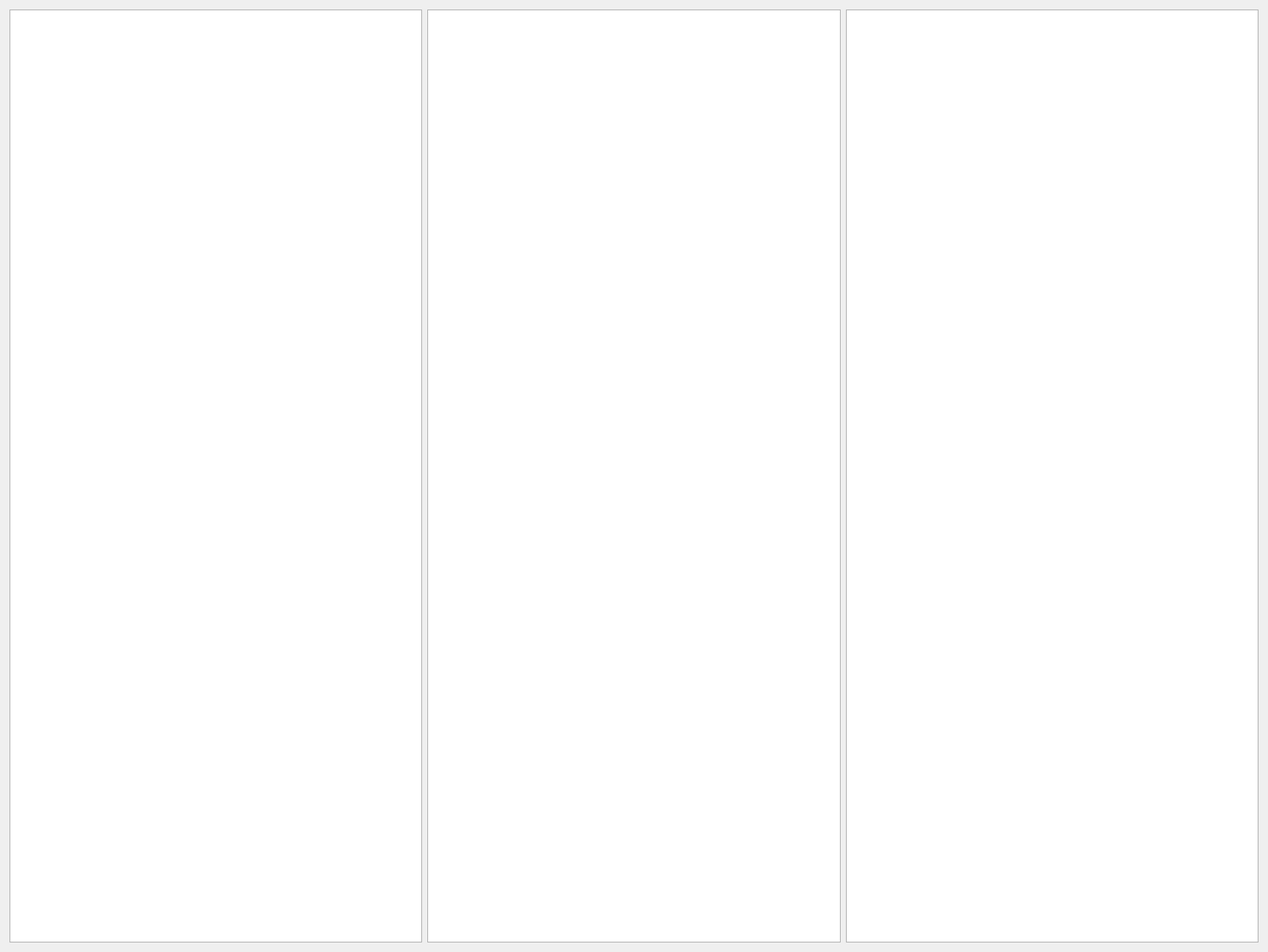
<?xml version="1.0" encoding="UTF-8"?>
<ui version="4.0">
 <class>Dialog</class>
 <widget class="QDialog" name="Dialog">
  <property name="geometry">
   <rect>
    <x>0</x>
    <y>0</y>
    <width>1472</width>
    <height>1105</height>
   </rect>
  </property>
  <property name="windowTitle">
   <string>Dialog</string>
  </property>
  <layout class="QHBoxLayout">
   <item>
    <layout class="QHBoxLayout" name="horizontalLayout">
     <item>
      <widget class="draggableTreview" name="treeView">
       <property name="acceptDrops">
        <bool>true</bool>
       </property>
       <property name="dragEnabled">
        <bool>true</bool>
       </property>
       <property name="dragDropOverwriteMode">
        <bool>true</bool>
       </property>
       <property name="dragDropMode">
        <enum>QAbstractItemView::DragOnly</enum>
       </property>
       <property name="defaultDropAction">
        <enum>Qt::MoveAction</enum>
       </property>
       <property name="selectionBehavior">
        <enum>QAbstractItemView::SelectItems</enum>
       </property>
      </widget>
     </item>
     <item>
      <widget class="canvasView" name="graphicsView"/>
     </item>
     <item>
      <widget class="QTableView" name="tableView"/>
     </item>
    </layout>
   </item>
  </layout>
 </widget>
 <customwidgets>
  <customwidget>
   <class>draggableTreview</class>
   <extends>QTreeView</extends>
   <header>components.custom.draggableTreeview</header>
  </customwidget>
  <customwidget>
   <class>canvasView</class>
   <extends>QGraphicsView</extends>
   <header>components.custom.canvasView</header>
  </customwidget>
 </customwidgets>
 <resources/>
 <connections/>
</ui>
